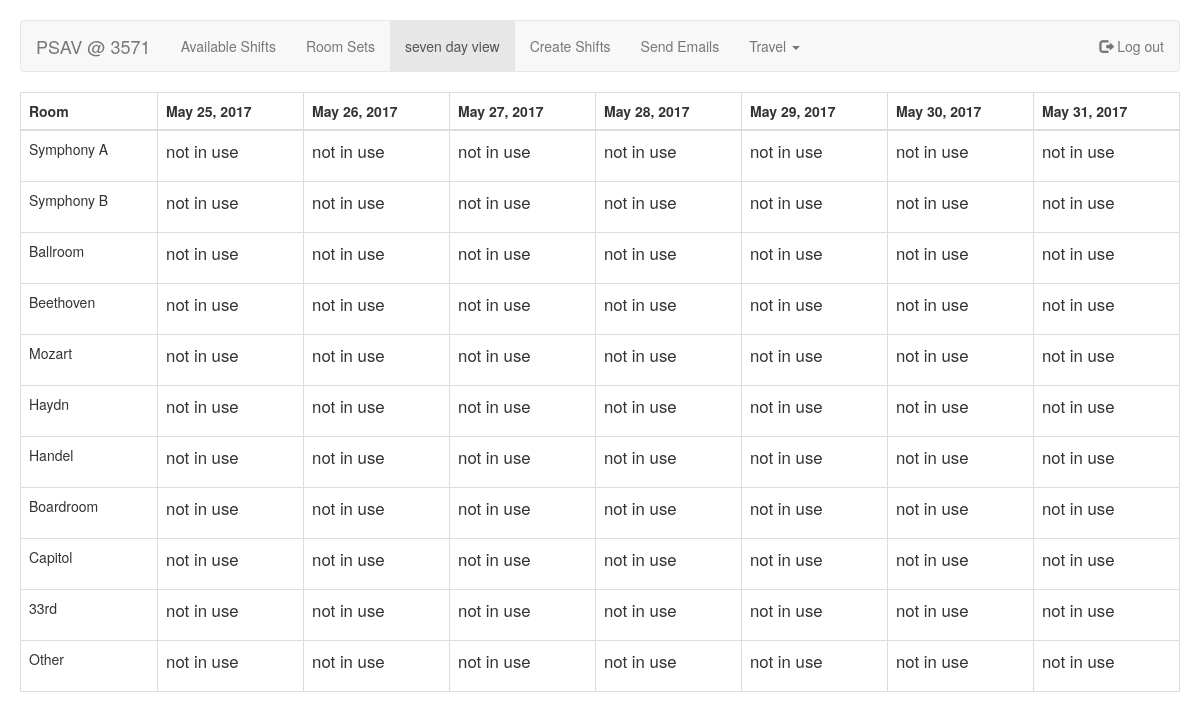
The app's page /seven_day/ (signed in) with its own data.
### todvstom/models.py (models this page shows)
class Room(models.Model):
	set_date = models.DateField(unique = True,null=True,blank = True,verbose_name ='set date')
	symph_a = models.TextField(max_length = 200,blank = True,verbose_name ='Symphony A',default=field)
	symph_b = models.TextField(max_length = 200,blank = True,verbose_name ='Symphony b',default=field)
	ballroom = models.TextField(max_length = 200,blank = True,verbose_name ='Ballroom',default=field)
	mozart = models.TextField(max_length = 200,blank = True,verbose_name ='mozart',default=field)
	beethoven = models.TextField(max_length = 200,blank = True,verbose_name ='Beethoven',default=field)
	board = models.TextField(max_length = 200,blank = True,verbose_name ='Temple Boardroom',default=field)
	handel = models.TextField(max_length = 200,blank = True,verbose_name ='Handel',default=field)
	haydn = models.TextField(max_length = 200,blank = True,verbose_name ='Haydn',default=field)
	thirty_third = models.TextField(max_length = 200,blank = True,verbose_name ='33rd',default=field)
	capitol = models.TextField(max_length = 200,blank = True,verbose_name ='Capitol',default=field)
	other = models.TextField(max_length = 200,blank = True, verbose_name ='Other',default=field)

### todvstom/views.py (the view)
# urls.py: url(r'^seven_day/', todvstom.views.seven_day, name = 'seven_day'),
@login_required
def seven_day(request):
	one_date_is =  date.today()#.strftime("%Y-%m-%d")
	two_date_is = date.today() + timedelta(1)
	three_date_is = date.today() + timedelta(2)
	four_date_is = date.today() + timedelta(3)
	five_date_is = date.today() + timedelta(4)
	six_date_is = date.today() + timedelta(5)
	seven_date_is = date.today() + timedelta(6)
	one_set = Room.objects.filter(set_date = one_date_is.strftime("%Y-%m-%d"))
	two_set = Room.objects.filter(set_date = two_date_is.strftime("%Y-%m-%d"))
	three_set = Room.objects.filter(set_date = three_date_is.strftime("%Y-%m-%d"))
	four_set = Room.objects.filter(set_date = four_date_is.strftime("%Y-%m-%d"))
	five_set = Room.objects.filter(set_date = five_date_is.strftime("%Y-%m-%d"))
	six_set = Room.objects.filter(set_date = six_date_is.strftime("%Y-%m-%d"))
	seven_set = Room.objects.filter(set_date = seven_date_is.strftime("%Y-%m-%d"))
	return render(request,'seven_day_inner.html',{
		'one_date_is':one_date_is,
		'two_date_is': two_date_is,
		'three_date_is': three_date_is,
		'four_date_is': four_date_is,
		'five_date_is': five_date_is,
		'six_date_is':six_date_is,
		'seven_date_is':seven_date_is,
		'one_set': one_set,
		'two_set':two_set,
		'three_set': three_set,
		'four_set': four_set,
		'five_set': five_set,
		'six_set': six_set,
		'seven_set': seven_set,
        'nbar': 'seven_day',
        'have_jumbo': 'no',
        'jumbo_info': 'seven_day'
    })

### OpenShift/templates/seven_day_inner.html
{% extends 'base.html' %}
{% load static %}
{% block info-content %}
<link rel="stylesheet" type="text/css" href="{% static 'todvstom_style.css' %}" />
{% for one in one_set %}
{% for two in two_set %}
{% for three in three_set %}
{% for four in four_set %}
{% for five in five_set %}
{% for six in six_set %}
{% for seven in seven_set %}
<div class="scrollmenu">
<table class="table table-bordered .table-hover">
    <thead>
      <tr>
        <th>Room</th>
        <th>{{one_date_is}}</th>
        <th>{{two_date_is}}</th>
        <th>{{three_date_is}}</th>
        <th>{{four_date_is}}</th>
        <th>{{five_date_is}}</th>
        <th>{{six_date_is}}</th>
        <th>{{seven_date_is}}</th>
      </tr>
    </thead>
    <tbody>
      <tr>
        <td>Symphony A</td>
        <td>{{one.symph_a|linebreaks}}</td>
        <td>{{two.symph_a|linebreaks}}</td>
        <td>{{three.symph_a|linebreaks}}</td>
        <td>{{four.symph_a|linebreaks}}</td>
        <td>{{five.symph_a|linebreaks}}</td>
        <td>{{six.symph_a|linebreaks}}</td>
        <td>{{seven.symph_a|linebreaks}}</td>
       </tr>
      <tr>
        <td>Symphony B</td>
        <td>{{one.symph_b|linebreaks}}</td>
        <td>{{two.symph_b|linebreaks}}</td>
        <td>{{three.symph_b|linebreaks}}</td>
        <td>{{four.symph_b|linebreaks}}</td>
        <td>{{five.symph_b|linebreaks}}</td>
        <td>{{six.symph_b|linebreaks}}</td>
        <td>{{seven.symph_b|linebreaks}}</td>
       </tr>
      <tr>
        <td>Ballroom</td>
        <td>{{one.ballroom|linebreaks}}</td>
        <td>{{two.ballroom|linebreaks}}</td>
        <td>{{three.ballroom|linebreaks}}</td>
        <td>{{four.ballroom|linebreaks}}</td>
        <td>{{five.ballroom|linebreaks}}</td>
        <td>{{six.ballroom|linebreaks}}</td>
        <td>{{seven.ballroom|linebreaks}}</td>
       </tr>
      <tr>
        <td>Beethoven</td>
        <td>{{one.beethoven|linebreaks}}</td>
        <td>{{two.beethoven|linebreaks}}</td>
        <td>{{three.beethoven|linebreaks}}</td>
        <td>{{four.beethoven|linebreaks}}</td>
        <td>{{five.beethoven|linebreaks}}</td>
        <td>{{six.beethoven|linebreaks}}</td>
        <td>{{seven.beethoven|linebreaks}}</td>
       </tr>
      <tr>
        <td>Mozart</td>
        <td>{{one.mozart|linebreaks}}</td>
        <td>{{two.mozart|linebreaks}}</td>
        <td>{{three.mozart|linebreaks}}</td>
        <td>{{four.mozart|linebreaks}}</td>
        <td>{{five.mozart|linebreaks}}</td>
        <td>{{six.mozart|linebreaks}}</td>
        <td>{{seven.mozart|linebreaks}}</td>
       </tr>
      <tr>
        <td>Haydn</td>
        <td>{{one.haydn|linebreaks}}</td>
        <td>{{two.haydn|linebreaks}}</td>
        <td>{{three.haydn|linebreaks}}</td>
        <td>{{four.haydn|linebreaks}}</td>
        <td>{{five.haydn|linebreaks}}</td>
        <td>{{six.haydn|linebreaks}}</td>
        <td>{{seven.haydn|linebreaks}}</td>
       </tr>
      <tr>
        <td>Handel</td>
        <td>{{one.handel|linebreaks}}</td>
        <td>{{two.handel|linebreaks}}</td>
        <td>{{three.handel|linebreaks}}</td>
        <td>{{four.handel|linebreaks}}</td>
        <td>{{five.handel|linebreaks}}</td>
        <td>{{six.handel|linebreaks}}</td>
        <td>{{seven.handel|linebreaks}}</td>
       </tr>
      <tr>
        <td>Boardroom</td>
        <td>{{one.board|linebreaks}}</td>
        <td>{{two.board|linebreaks}}</td>
        <td>{{three.board|linebreaks}}</td>
        <td>{{four.board|linebreaks}}</td>
        <td>{{five.board|linebreaks}}</td>
        <td>{{six.board|linebreaks}}</td>
        <td>{{seven.board|linebreaks}}</td>
       </tr>
      <tr>
        <td>Capitol</td>
        <td>{{one.capitol|linebreaks}}</td>
        <td>{{two.capitol|linebreaks}}</td>
        <td>{{three.capitol|linebreaks}}</td>
        <td>{{four.capitol|linebreaks}}</td>
        <td>{{five.capitol|linebreaks}}</td>
        <td>{{six.capitol|linebreaks}}</td>
        <td>{{seven.capitol|linebreaks}}</td>
       </tr>
      <tr>
        <td>33rd</td>
        <td>{{one.thirty_third|linebreaks}}</td>
        <td>{{two.thirty_third|linebreaks}}</td>
        <td>{{three.thirty_third|linebreaks}}</td>
        <td>{{four.thirty_third|linebreaks}}</td>
        <td>{{five.thirty_third|linebreaks}}</td>
        <td>{{six.thirty_third|linebreaks}}</td>
        <td>{{seven.thirty_third|linebreaks}}</td>
       </tr>
      <tr>
        <td>Other</td>
        <td>{{one.other|linebreaks}}</td>
        <td>{{two.other|linebreaks}}</td>
        <td>{{three.other|linebreaks}}</td>
        <td>{{four.other|linebreaks}}</td>
        <td>{{five.other|linebreaks}}</td>
        <td>{{six.other|linebreaks}}</td>
        <td>{{seven.other|linebreaks}}</td>
       </tr>
    </tbody>
  </table>
</div>
{% endfor%}
{% endfor%}
{% endfor%}
{% endfor%}
{% endfor%}
{% endfor%}
{% endfor%}
{% endblock  %}

### OpenShift/templates/base.html (shortened to what this page needs)
{% load static %}
<!DOCTYPE HTML PUBLIC "-//W3C//DTD HTML 4.01//EN">
<html lang="en">
<head>
	 <link rel="stylesheet" type="text/css" href="{% static 'style.css' %}" />
	<link rel="stylesheet" href="https://maxcdn.bootstrapcdn.com/bootstrap/3.3.7/css/bootstrap.min.css">
</head>
<body>
	<nav class="navbar navbar-default">
	  <div class="container-fluid">
	    <div class="navbar-header">
	      <a class="navbar-brand" href="{% url 'index' %}">PSAV @ 3571</a>
	    </div>
	    <ul class="nav navbar-nav">
		{% if user.is_authenticated %}
	      <li class="{% if nbar == '/' %}active{% endif %}"><a href="{% url 'index' %}">Available Shifts</a></li>
	      <li class="{% if nbar == 'room_sets' %}active{% endif %}"><a href="{% url 'room_sets' %}">Room Sets</a></li>
	      <li class="{% if nbar == 'seven_day' %}active{% endif %}"><a href="{% url 'seven_day' %}">seven day view</a></li>
		 {% if perms.shifts.can_add_date %}
      	  <li class="{% if nbar == 'create_shifts' %}active{% endif %}"><a href="{% url 'admin:index' %}">Create Shifts</a></li>
      	  <li class="{% if nbar == 'blast_shifts' %}active{% endif %}"><a href="{% url 'blast_shifts' %}">Send Emails</a></li>
		  {% endif %}
	       <li class="dropdown  {% if nbar == 'parking_train/' %}active{% endif %} ">
        		<a class="dropdown-toggle" data-toggle="dropdown" href="parking_train/">Travel
        		<span class="caret"></span></a>
      		</li>
      	{% endif %}
	    </ul>
	    <ul class="nav navbar-nav navbar-right">
	    {% if user.is_authenticated %}
          <li><a href="{% url 'account_logout' %}"><span class="glyphicon glyphicon-log-out"></span> Log out</a></li>
          {% else %}
          <li><a href="{% url 'account_login' %}"><span class="glyphicon glyphicon-log-in"></span> Log in</a></li>
      	  <li><a href="{% url 'account_signup' %}"><span class="glyphicon glyphicon-user"></span> Sign Up</a></li>
      	{% endif %}
    	</ul>
	  </div>
	</nav>
<body>
    {% block info-content %}{% endblock %}
    <div class="col-sm-2" ></div>
</body>
</html>

### shifts/static/style.css (style rules this page uses)
* { margin: 0; padding: 0; }
body { font-size: 62.5%; font-family: 'Lucida Grande', Helvetica, sans-serif; background: #121212; color: #999; padding: 20px; }
tr { vertical-align: top; }
p { font-size: 1.2em; margin: 0 0 15px 0; }
a { color: #0066cc; }

### todvstom/static/todvstom_style.css (style rules this page uses)
div.scrollmenu { overflow: auto; white-space: nowrap; }

### records on screen
Room: symph_a "not in use", symph_b "not in use", ballroom "not in use", beethoven "not in use", mozart "not in use", haydn "not in use", handel "not in use", board "not in use", capitol "not in use", thirty_third "not in use", other "not in use"
Room: symph_a "not in use", symph_b "not in use", ballroom "not in use", beethoven "not in use", mozart "not in use", haydn "not in use", handel "not in use", board "not in use", capitol "not in use", thirty_third "not in use", other "not in use"
Room: symph_a "not in use", symph_b "not in use", ballroom "not in use", beethoven "not in use", mozart "not in use", haydn "not in use", handel "not in use", board "not in use", capitol "not in use", thirty_third "not in use", other "not in use"
Room: symph_a "not in use", symph_b "not in use", ballroom "not in use", beethoven "not in use", mozart "not in use", haydn "not in use", handel "not in use", board "not in use", capitol "not in use", thirty_third "not in use", other "not in use"
Room: symph_a "not in use", symph_b "not in use", ballroom "not in use", beethoven "not in use", mozart "not in use", haydn "not in use", handel "not in use", board "not in use", capitol "not in use", thirty_third "not in use", other "not in use"
Room: symph_a "not in use", symph_b "not in use", ballroom "not in use", beethoven "not in use", mozart "not in use", haydn "not in use", handel "not in use", board "not in use", capitol "not in use", thirty_third "not in use", other "not in use"
Room: set_date "May 31, 2017", symph_a "not in use", symph_b "not in use", ballroom "not in use", beethoven "not in use", mozart "not in use", haydn "not in use", handel "not in use", board "not in use", capitol "not in use", thirty_third "not in use", other "not in use"
